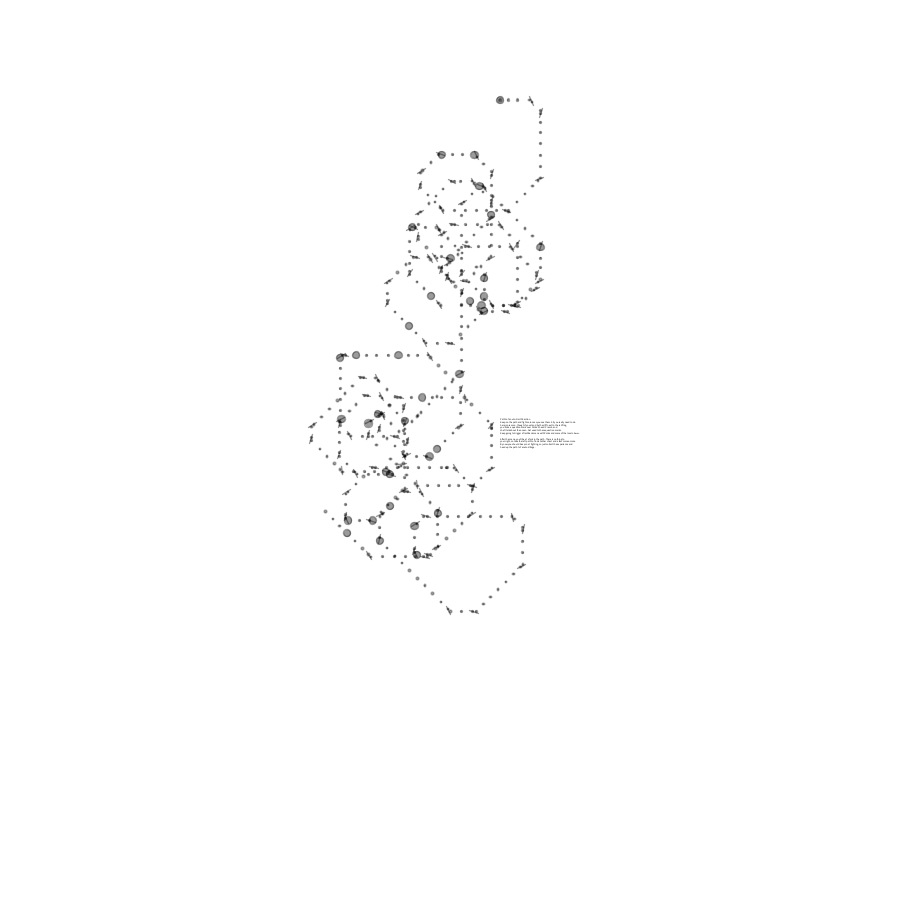
Frame 1 (no input)
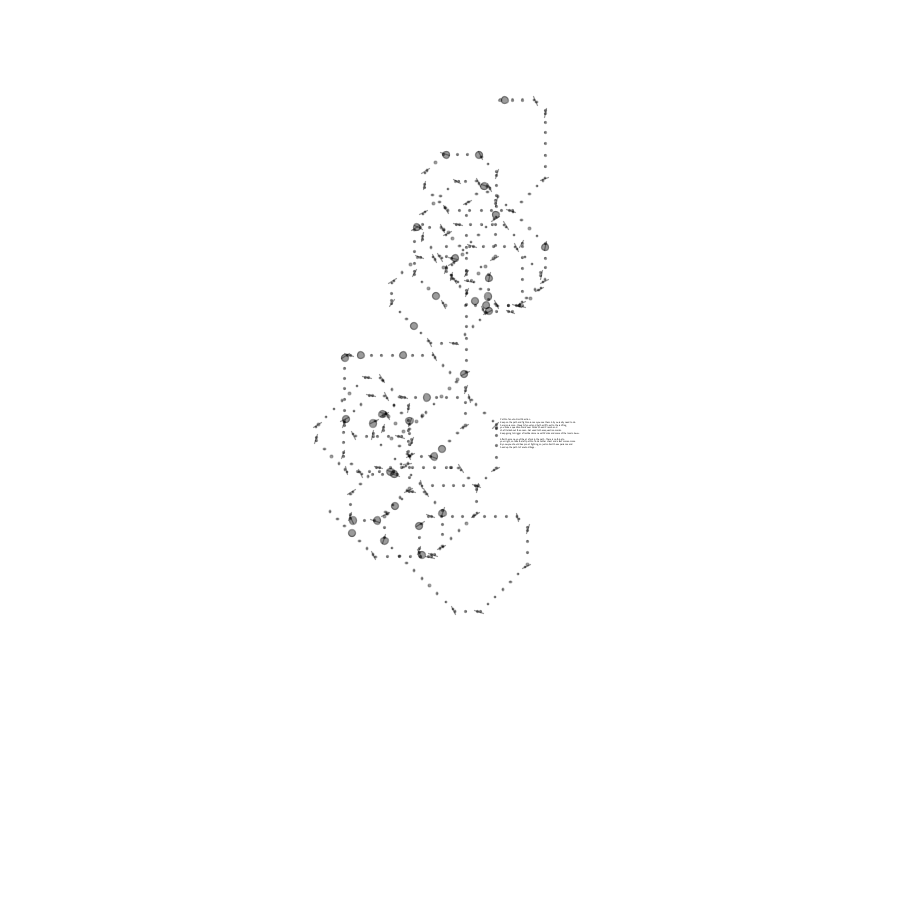
Frame 60 (the mouse pressed at the canvas centre just before this capture)
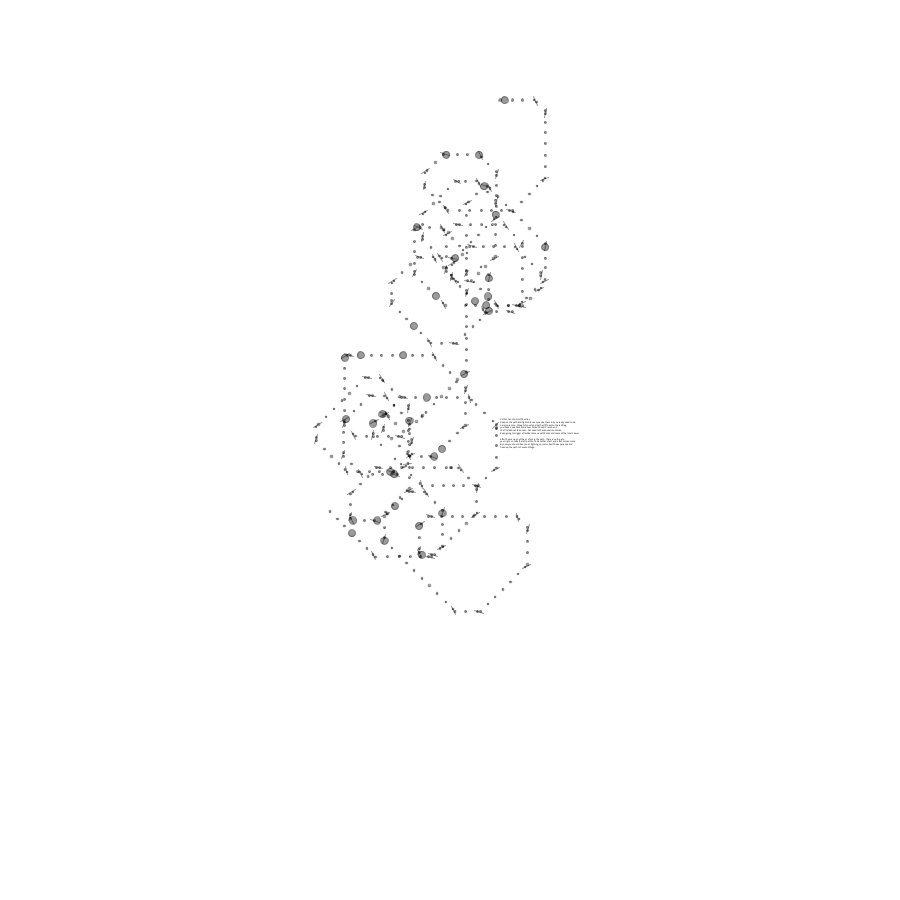
Frame 120 (the mouse held since frame 60 and released just before this capture)

The Processing sketch that drew these frames (run headless with seeded random() and noise(); from frame 60 on, the mouse is pressed at the canvas centre):

// Processing sketch: processing_29778
// ── processing_29778.pde

String tenuto = "Path to Tenuto: North Section \n" + 
"Keep on the path and fight onions as you see them. All you really need to do \n" + 
"here is press on, though if you stand by the cliff next to the red flag, \n" +
"you’ll see a question mark over Polka’s head. Press A and \n" + 
"she’ll talk about the ocean. Get used to these question marks.\n" +
"Keep going to trigger a flashback scene with Polka and some of the locals. Aww.\n \n" +

"After the scene, you’ll be at a fork in the path. There is nothing to \n" +
"your right, so take the left path to find another chest and a few more onions.\n" +
"By now you should be a pro at fighting, so just collect the experience and \n" +
"head up the path to Tenuto Village.";



int charValue = 0;

int x = 0;
int y = 0;

int offsetX = 0;
int offsetY = 0;
int centerX = width/2;
int centerY = height/2;

float zoom = 0.2;


void setup()
{
  int[ ] coords = {
    40, 40, 80, 60, 100, 100, 60, 120, 50, 150
  };
  int i;

  size(900,900);
  background(255);
  smooth();

  centerX = 500;
  centerY = 100; 

  cursor(HAND);
  /*
  noFill();
   stroke(0);
   beginShape();
   
   
   curveVertex(40, 40); // the first control point
   curveVertex(40, 40); // is also the start point of curve
   curveVertex(80, 60);
   curveVertex(100, 100);
   curveVertex(60, 120);
   curveVertex(50, 150); // the last point of curve
   curveVertex(50, 150); // is also the last control point
   endShape();
   
   // use the array to keep the code shorter;
   // you already know how to draw ellipses!
   fill(255, 0, 0);
   noStroke();
   for (i = 0; i < coords.length; i += 2)
   {
   ellipse(coords[i], coords[i + 1], 3, 3);
   }
   */
}

void draw() {

  background (255);
  
  //mouse steuerung

  if (mousePressed == true) {
    centerX = mouseX-offsetX;
    centerY = mouseY-offsetY;
  } 
  
  //vocale zählen
   String vocalA = "a";
  int aIndex = tenuto.indexOf(vocalA);
  int aCount = 0;
  while(aIndex > -1) {
    aCount = aCount + 1;
    aIndex = tenuto.indexOf("a", aIndex+1);
  }


  String vocalE = "e";
  int wordIndex = tenuto.indexOf(vocalE);
  int eCount = 0;
  while(wordIndex > -1) {
    eCount = eCount + 1;
    wordIndex = tenuto.indexOf("e", wordIndex+1);
  }


  String vocalI = "i";
  int iIndex = tenuto.indexOf(vocalI);
  int iCount = 0;
  while(iIndex > -1) {
    iCount = iCount + 1;
    iIndex = tenuto.indexOf("i", iIndex+1);
  }


  String vocalO = "o";
  int oIndex = tenuto.indexOf(vocalO);
  int oCount = 0;
  while(oIndex > -1) {
    oCount = oCount + 1;
    oIndex = tenuto.indexOf("o", oIndex+1);
  }


  String vocalU = "u";
  int uIndex = tenuto.indexOf(vocalU);
  int uCount = 0;
  while(uIndex > -1) {
    uCount = uCount + 1;
    uIndex = tenuto.indexOf("u", uIndex+1);
  }

  //path zeichnen

  translate(centerX,centerY);
  scale(zoom);
  pushMatrix();

  stroke(0,100);
  fill(0,100);
  strokeWeight(random(5, 8));
  int i;
  for (i = 0; i< tenuto.length(); i++) 
  {
    char letter = tenuto.charAt(i);

    switch (letter) {
    case ' ':
      int dir = floor(random(0,1));
      if (dir == 0) {
        line(0,-15, floor(charValue*0.2),25);
        translate(1.9,0);
        rotate(PI/4);
      } 
      else {
        line(0,-15, floor(charValue*0.2),25);
        translate(13,-5);
        rotate(-PI/4);
      }
      break;
      
    case 'a':
      ellipse(0,0,aCount,aCount);
      translate(charValue*0.5, 0);
      break;
      
    default:
      ellipse(0,0, 10, 10);
      translate(charValue*0.5, 0);
    }
     

    charValue = tenuto.charAt(i);
    if (charValue > 200) {
      charValue = 200;
    }
    println(charValue + " " + x);


    //if (tenuto.charAt(i) == ' ') { 
    // stroke(0,0,0,random(50,100));
    //}
  }
   popMatrix();  
   
  pushMatrix();
  translate(centerX, centerY); //paralax effect nachschauen
  fill(0);
  text(tenuto,-500,1500);
  popMatrix();
}



void mousePressed() {
  offsetX = mouseX-centerX;
  offsetY = mouseY-centerY;
}

void keyPressed() {
  if (keyCode == UP) zoom += 0.05;
  if (keyCode == DOWN) zoom -= 0.05;
}
